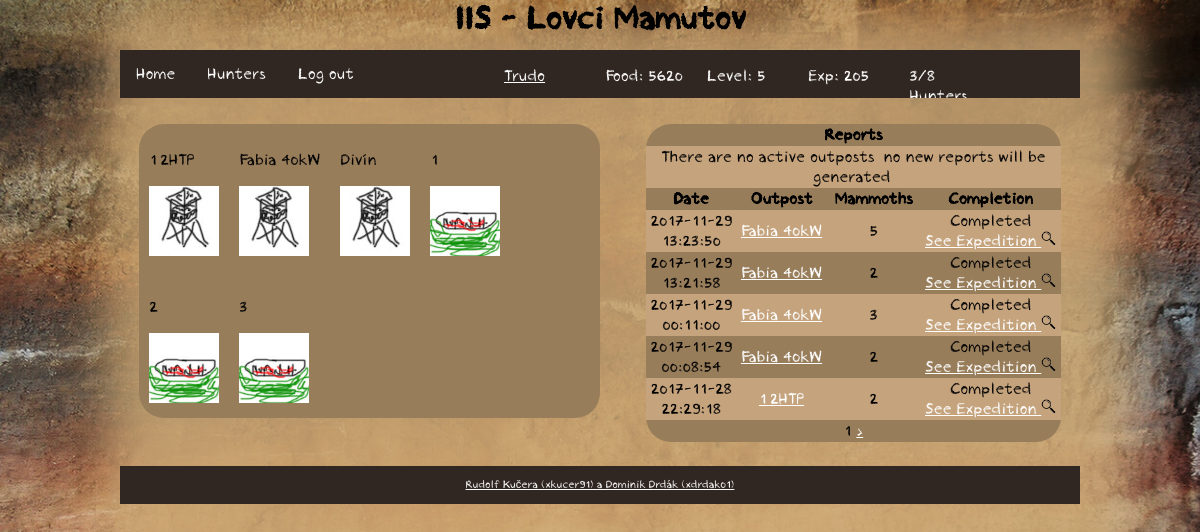
The app's page /iis/home (signed in) with its own data.
### tables this page shows
CREATE TABLE `user` (
  `id` int(11) NOT NULL,
  `name` varchar(255) NOT NULL,
  `password` varchar(255) NOT NULL,
  `level` int(11) NOT NULL,
  `food` int(11) NOT NULL,
  `experience` int(11) NOT NULL,
  `role` varchar(10) NOT NULL
);

CREATE TABLE `outpost` (
  `id` int(11) NOT NULL,
  `outpost` varchar(15) NOT NULL,
  `user` int(11) NOT NULL,
  `capacity` int(11) NOT NULL,
  `hunterCount` int(11) NOT NULL
);

CREATE TABLE `pit` (
  `id` int(11) NOT NULL,
  `user` int(11) NOT NULL,
  `deadMammoths` int(11) NOT NULL,
  `available` int(11) NOT NULL
);

CREATE TABLE `report` (
  `id` varchar(255) NOT NULL,
  `user` int(11) NOT NULL,
  `date` varchar(255) NOT NULL,
  `outpost` int(11) NOT NULL,
  `mammothCount` int(11) NOT NULL,
  `completion` int(11) NOT NULL
);

### controller/RouterController.php (called while the page is built, shortened)
<?php
class RouterController extends Controller
{
	protected $controller;
	private function dashToCamelCase($text)
	{
		$word = str_replace('-', ' ', $text);
		$word = ucwords($word);
		$word = str_replace(' ', '', $word);
		return $word;
	}
	private function parseURL($url)
	{
        $parsedURL = parse_url($url);
		$parsedURL["path"] = ltrim($parsedURL["path"], "/");
		$parsedURL["path"] = trim($parsedURL["path"]);
		$splitPath = explode("/", $parsedURL["path"]);
		return $splitPath;
	}
    public function handle($parameters)
    {
		$parsedURL = $this->parseURL($parameters[0]);
		$iis = array_shift($parsedURL);
		$controllerClass = $this->dashToCamelCase(array_shift($parsedURL)) . 'Controller';
		if (file_exists('controller/' . $controllerClass . '.php'))
			$this->controller = new $controllerClass;
		else
			$this->redirect('error');
        $this->controller->handle($parsedURL);
		if (isLoggedIn()) {
			$this->data['user'] = new User($_SESSION['user']);
		}
		$this->view = 'template';
    }
}

### index.php (called while the page is built, shortened)
<?php
require_once('functions.php');
$router = new RouterController();
$router->handle(array($_SERVER['REQUEST_URI']));
$router->writeView();

### functions.php (called while the page is built, shortened)
<?php
function isLoggedIn() {
	if (isset($_SESSION['user']))
		return true;
	else
		return false;
}
function activeOutposts($outposts) {
	return false;
}
function url($url) {
	return Controller::$url . $url;
}

### model/Db.php (called while the page is built)
<?php
class Db {
    private static $connection;
    private static $settings = array(
		PDO::ATTR_ERRMODE => PDO::ERRMODE_EXCEPTION,
		PDO::MYSQL_ATTR_INIT_COMMAND => "SET NAMES utf8",
		PDO::ATTR_EMULATE_PREPARES => false,
	);
    public static function connect($host, $user, $password, $database) {
		if (!isset(self::$connection)) {
			self::$connection = @new PDO(
				"mysql:host=$host;dbname=$database",
				$user,
				$password,
				self::$settings
			);
		}
	}
    public static function queryOne($query, $parameters = array()) {
		$result = self::$connection->prepare($query);
		$result->execute($parameters);
		return $result->fetch();
	}
    public static function queryAll($query, $parameters = array()) {
		$result = self::$connection->prepare($query);
		$result->execute($parameters);
		return $result->fetchAll();
	}
    public static function querySingle($query, $parameters = array()) {
		$result = self::queryOne($query, $parameters);
		return $result[0];
	}
	public static function query($query, $parameters = array()) {
		$result = self::$connection->prepare($query);
		$result->execute($parameters);
		return $result->rowCount();
	}
}

### model/user.php (called while the page is built, shortened)
<?php
class User {
	private $id;
	private $name;
	private $level;
	private $food;
	private $experience;
	private $role;
	public function __construct ($name) {
		$user = Db::queryOne('SELECT * FROM user WHERE name = ?',[$name]);
		if (empty($user)) {
			$this->name = $name;
			$this->level = 1;
			$this->food = 100;
			$this->experience = 0;
			$this->role = 'user';
		} else {
			$this->id = $user['id'];
			$this->name = $user['name'];
			$this->level = $user['level'];
			$this->food =  $user['food'];
			$this->experience =  $user['experience'];
			$this->role = $user['role'];
		}
	}
	public function setId() {
		$this->id = Db::querySingle('SELECT id FROM user WHERE name = ?', [$this->name]);
	}
	public function getId() {
		if (isset($this->id))
			return $this->id;
		else
			return $this->id = Db::querySingle('SELECT id FROM user WHERE name = ?', [$this->name]);
	}
	public function getLevel() {
		return $this->level;
	}
	public function getFood() {
		return $this->food;
	}
	public function getExp() {
		return $this->experience;
	}
	public function getRole() {
		return $this->role;
	}
	public function getMyOutposts() {
		return Db::queryAll('SELECT * FROM outpost WHERE user = ?', [$this->id]);
	}
	public function getMyPits() {
		return Db::queryAll('SELECT * FROM pit WHERE user = ?', [$this->id]);
	}
	public function getMyReports($page) {
		return Db::queryAll('SELECT * FROM report WHERE user = ? ORDER BY date DESC LIMIT ?, 5', [$this->id, ($page-1)*5]);
	}
	public function getMyHuntersCount() {
		return Db::query('SELECT * FROM hunter WHERE user = ? AND health > ?', [$this->id,0]);
	}
}

### controller/HomeController.php (called while the page is built, shortened)
<?php
class HomeController extends Controller
{
    public function handle($parameters)
    {
		if (isLoggedIn()) {
			$user = new User($_SESSION['user']);
			$user->setId();
    		$outposts = $user->getMyOutposts();
    		$pits = $user->getMyPits();
	    	if (isset($_GET['page']))
	    		$this->data['reports'] = $user->getMyReports($_GET['page']);
	    	else {
	    		$this->data['reports'] = $user->getMyReports(1);
	    	}
		}
		if (isLoggedIn())
			$this->view = 'home';
		else
			$this->view = 'start';
    }
}

### model/outpost.php (called while the page is built, shortened)
<?php
class Outpost {
	public static function getOutpostById($id) {
		return Db::queryOne('SELECT * FROM outpost WHERE id = ?', [$id]);
	}
	public static function isActive($outpost) {
		if ($outpost['hunterCount'] > 0)
			return true;
		else
			return false;
	}
}

### model/report.php (called while the page is built, shortened)
<?php
class Report {
	public static function hasExpedition($reportId) {
		return Db::queryAll('SELECT * FROM expedition WHERE report = ?', [$reportId]);
	}
}

### view/home.phtml (the view, shortened to what this page needs)
<div id="map">
	<div id="outposts">
		<?php if (isset($outposts)) : ?>
			<?php foreach ($outposts as $outpost) : ?>
				<div style="float:left; margin: 10px;">
					<p><?= $outpost['outpost'] ?></p>
					<a href="<?= url('outpost/detail/'.$outpost['id']) ?>"><img src="<?= url('img/outpost.jpg') ?>"></a>
				</div>
			<?php endforeach; ?>
		<?php endif; ?>
	</div>
	<div id="map-pits">
		<?php if (isset($pits)) : ?>
			<?php foreach ($pits as $pit) : ?>
				<div style="float:left; margin: 10px;">
					<p><?= $pit['id'] ?></p>
					<a href="<?= url('outpost/detail/'.$outpost['id']) ?>"><img src="<?= url('img/pit.jpg') ?>" width="70" height="70"></a>
				</div>
			<?php endforeach; ?>
		<?php endif; ?>
	</div>
</div>
<div id="reports">
	<table>
		<tr>
			<th colspan="4">Reports</th>
		</tr>
		<?php if (!activeOutposts($outposts)) : ?>
			<tr>
				<td colspan="4">There are no active outposts, no new reports will be generated.</td>
			</tr>
		<?php endif; ?>
		<?php if (isset($reports)) : ?>
			<?php if (!empty($reports)) :   ?>
				<tr>
					<th>Date</th>
					<th>Outpost</th>
					<th>Mammoths</th>
					<th>Completion</th>
				</tr>
				<?php foreach ($reports as $report) : ?>
						<tr>
							<td><?= str_replace(' ',"<br>",$report['date']); ?></td>
							<td><a href="<?= url('outpost/detail/'.$outpost['id']) ?>"><?= Outpost::getOutpostById($report['outpost'])['outpost'] ?></a></td>
							<td><?= $report['mammothCount'] ?></td>
							<?php if ($report['completion'] == '1') : ?>
								<td>
									Completed <br>
									<a href="<?= url('expedition/detail/'.Report::hasExpedition($report['id'])[0]['id']) ?>">
										See Expedition <img src="<?= url('img/lens.png') ?>" height="15px">
									</a>
								</td>
							<?php endif; ?>
						</tr>
				<?php endforeach; ?>
			<?php else : ?>
				<tr>
					<td colspan="4">You have no reports. Try to assign some hunters to outposts.</td>
				</tr>
			<?php endif; ?>
		<?php endif; ?>
		<tr>
			<td colspan="4">
				<?= $_GET['page'] ?>
				<?php if (sizeof($reports)%5 == 0) : ?>
					<a href="<?= url('home?page='.($_GET['page'] + 1)) ?>">></a>
				<?php endif; ?>
			</td>
		</tr>
	</table>
</div>

### controller/Controller.php (shortened to what this page needs)
<?php
abstract class Controller
{
    protected $view = "";
    public function writeView()
    {
        if ($this->view)
        {
            require("view/" . $this->view . ".phtml");
        }
    }
}

### view/template.phtml (shortened to what this page needs)
<!DOCTYPE html>
<html lang="cs-cz">
	<head>
		<link rel="stylesheet" href="<?= url('css/style.css') ?>" type="text/css"/>
		<link rel="stylesheet" href="<?= url('css/navigation.css') ?>" type="text/css"/>
		<link rel="stylesheet" href="<?= url('css/start.css') ?>" type="text/css"/>
		<link rel="stylesheet" href="<?= url('css/hunter.css') ?>" type="text/css"/>
		<link rel="stylesheet" href="<?= url('css/outpost.css') ?>" type="text/css"/>
		<link rel="stylesheet" href="<?= url('css/expedition.css') ?>" type="text/css"/>
		<link rel="stylesheet" href="<?= url('css/user.css') ?>" type="text/css"/>
		<link rel="stylesheet" href="<?= url('css/admin.css') ?>" type="text/css"/>
	</head>
	<body>
		<header>
			<div class="center">
				<h1>IIS - Lovci Mamutov</h1>
			</div>
		</header>
		<nav>
			<div class="center">
				<ul>
					<li><a href="<?= url('home') ?>">Home</a></li>
					<?php if (isLoggedIn()): ?>
						<li><a href="<?= url('hunter/overview') ?>">Hunters</a></li>
						<li><a href="<?= url('logout') ?>">Log out</a></li>
						<div id="stats">
							<p id="stats-name"><a href="<?= url('user/detail/'.$user->getId()) ?>"><?= $_SESSION['user'] ?></a></p>
							<p id="stats-food">Food: <?= $user->getFood()?></p>
							<p id="stats-lvl">Level: <?= $user->getLevel()?></p>
							<p id="stats-exp">Exp: <?= $user->getExp()?></p>
							<p id="stats-hunters"><?= $user->getMyHuntersCount() ?>/<?= $user->getLevel()+3?> Hunters</p>
						</div>
					<?php endif; ?>
				</ul>
			</div>
		</nav>
		<article>
			<div class="center">
				<?php $this->controller->writeView();  ?>
			</div>
		</article>
		<footer>
			<div class="center">
				<p>
					<?php if (isLoggedIn()) : ?>
						<?php if ($user->getRole() == 'admin') : ?>
							<a href="<?= url('admin/controlPanel') ?>">Rudolf Kučera (xkucer91) a Dominik Drdák (xdrdak01)</a>
						<?php else : ?>
							Rudolf Kučera (xkucer91) a Dominik Drdák (xdrdak01)
						<?php endif; ?>
					<?php else : ?>
						<a href="<?= url('admin/login') ?>">Rudolf Kučera (xkucer91) a Dominik Drdák (xdrdak01)</a>
					<?php endif; ?>
				</p>
			</div>
		</footer>
	</body>
</html>

### css/style.css (style rules this page uses)
html { height: 100%; width: 100%; margin: 0; padding: 0; font-family: 'Crayon Hand', Arial, sans-serif; font-weight:normal; font-style:normal; text-shadow: none; }
body { width: 100%; margin: 0; padding: 0; min-height: 100%; float: left; background-image: url('../img/bg.jpg'); background-size: cover; background-repeat: no-repeat; background-attachment: fixed; }
header { width: 100%; height: 50px; margin: 0; padding: 0; float: left; }
article { margin: 0; padding: 2%; width: 96%; min-height: 200px; float: left; }
footer { width: 100%; font-size: 11px; text-align: center; float: left; margin: 0; }
footer .center { background-color: #302722; color: white; padding-top: 1px; padding-bottom: 1px; }
.center { margin: 0 auto; padding: 0; width: 80%; }
h1 { margin: 0; text-align: center; }
a, a:visited { color: white; }

### css/navigation.css (style rules this page uses)
nav { height: 50px; width: 100%; margin: 0; padding: 0; float: left; }
nav ul { list-style-type: none; margin: 0; padding: 0; overflow: hidden; background-color: #302722; }
nav li { float: left; margin-bottom: 0; }
nav li a { display: block; color: white; text-align: center; padding: 14px 16px; text-decoration: none; margin-bottom: 0; }
#stats { height: 40px; width:60%; float:right; color: white; }
#stats p { float:left; height: 40px; width: 15%; margin-right: 15px; }

### css/start.css (style rules this page uses)
#reports { width: 45%; text-align: center; float: right; }
#reports table { border-collapse: collapse; background-color: #987d5b; border-radius: 25px; float: right; width: 100%; }
#reports table, #reports th, #reports td { padding: 1px; }
#reports tr:nth-child(2n) { border-collapse: collapse; background-color: #c5a37d; }
#map { background-color: #987d5b; border-radius: 25px; width: 50%; float: left; border-radius: 25px; }

### records on screen
user: food "5620", level "5", experience "205", $user->getLevel()+3 "8"
outpost: outpost "1.2HTP"
outpost: outpost "Fabia 40kW"
outpost: outpost "Divín"
pit: id "1"
pit: id "2"
pit: id "3"
report: date "2017-11-29 13:23:50", outpost.outpost "Fabia 40kW", mammothCount "5", completion 1 (drawn)
report: date "2017-11-29 13:21:58", outpost.outpost "Fabia 40kW", mammothCount "2", completion 1 (drawn)
report: date "2017-11-29 00:11:00", outpost.outpost "Fabia 40kW", mammothCount "3", completion 1 (drawn)
report: date "2017-11-29 00:08:54", outpost.outpost "Fabia 40kW", mammothCount "2", completion 1 (drawn)
report: date "2017-11-28 22:29:18", outpost.outpost "1.2HTP", mammothCount "2", completion 1 (drawn)

### other values on screen
$_SESSION['user'] "Trudo"
$user->getMyHuntersCount() "3"
$_GET['page'] "1"
